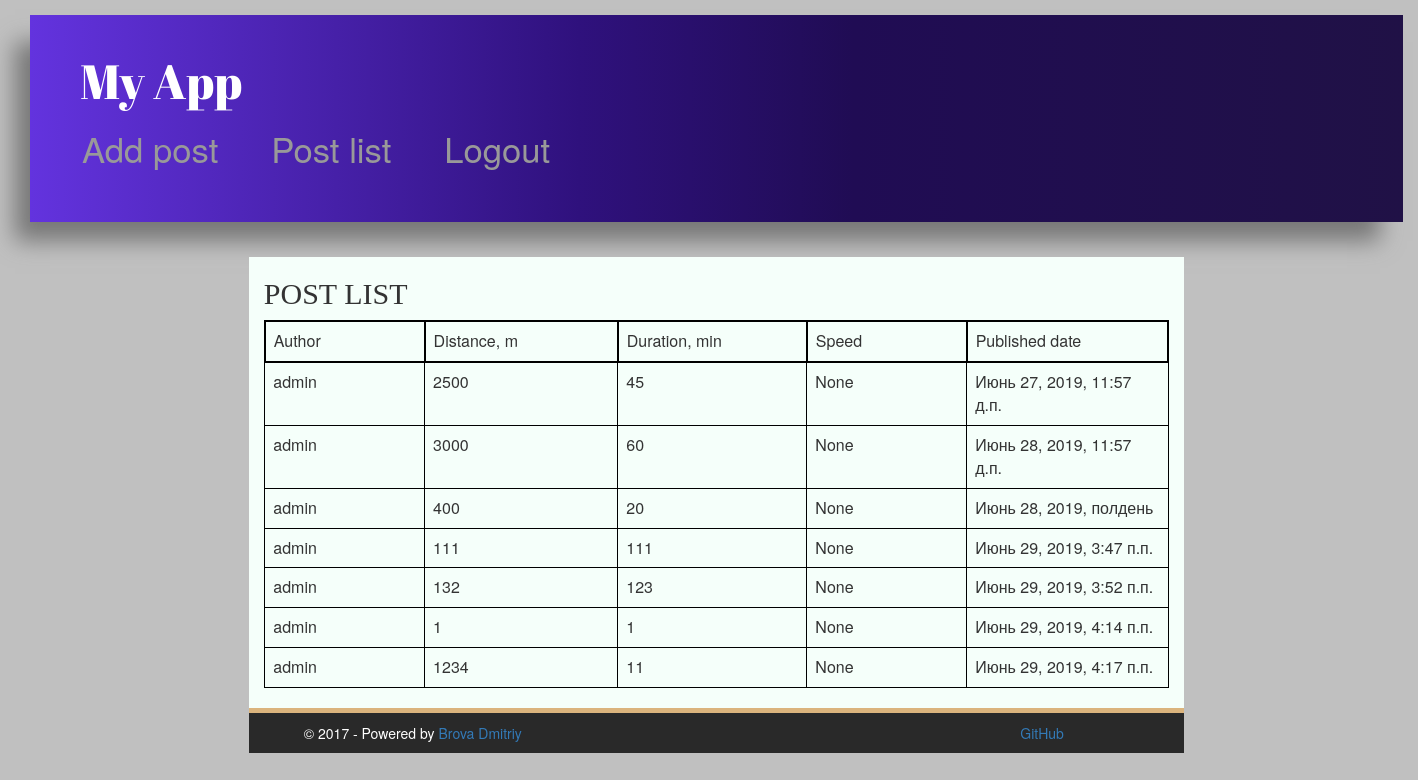
Page /post_list (signed in) on the committed database.
### myapp/models.py (models this page shows, shortened)
class Post(models.Model):
    author = models.ForeignKey(settings.AUTH_USER_MODEL, on_delete=models.CASCADE)
    published_date = models.DateTimeField(blank=True, null=True, default=timezone.now(), help_text="")
    distance = models.IntegerField(help_text="Вводить данные в метрах")
    duration = models.IntegerField(help_text="Ввидить данные в минутах")
    speed = models.FloatField(default=None)

### myapp/views.py (the view)
# urls.py: path('post_list', views.post_list, name='post_list'),
@login_required
def post_list(request):
    if request.user.is_authenticated:
        login = request.user.id
        title_tables = ["Author", "Distance, m", "Duration, min", "Speed", "Published date"]
        posts = Post.objects.filter(published_date__lte=timezone.now(), author=login).order_by('published_date')
        return render(request, 'myapp/post_list.html', {"posts": posts, "title_tables": title_tables})
    else:
        return HttpResponseRedirect('/login')

### myapp/templates/myapp/post_list.html (shortened to what this page needs)
{% extends 'myapp/base.html' %}
{% block content %}
    <div>
        <h2>POST LIST</h2>
        <div>
            <table class="table">
                {%  for title in title_tables %}
                    <td style="border: 2px solid black; width: 70px;">{{ title }}</td>
                {%  endfor %}
                {% for post in posts %}
                    <tr style="border: 1px solid black; width: 70px;">
                        <td style="border: 1px solid black; width: 70px;">{{ post.author }}</td>
                        <td style="border: 1px solid black; width: 70px;">{{ post.distance }}</td>
                        <td style="border: 1px solid black; width: 70px;">{{ post.duration }}</td>
                        <td style="border: 1px solid black; width: 70px;">{{ post.speed }}</td>
                        <td style="border: 1px solid black; width: 70px;">{{ post.published_date }}</td>
                    </tr>
                {% endfor %}
            </table>
        </div>
    </div>
{% endblock %}

### myapp/templates/myapp/base.html (shortened to what this page needs)
{% load staticfiles %}
<html lang="en">
<head>
</head>
<body>
<head>
    <link rel="stylesheet" href="//maxcdn.bootstrapcdn.com/bootstrap/3.2.0/css/bootstrap.min.css">
    <link rel="stylesheet" href="//maxcdn.bootstrapcdn.com/bootstrap/3.2.0/css/bootstrap-theme.min.css">
    <link rel="stylesheet" href="{% static 'css/apps.css' %}">
    <link rel="stylesheet" href="{% static 'css/nav.css' %}">
</head>
<body>
<div>
    <div class="content container">
        <div class="col-md-12 page-header">
            <h1 class="site_name"><a href="/">My App</a></h1>
            <ul class="nav_menu">
                {% if user.is_authenticated %}
                    <li><a href="{% url 'add_post' %}" class="top-menu">Add post</a></li>
                {% endif %}
                {% if user.is_authenticated %}
                    <li><a href="{% url 'post_list' %}" class="top-menu">Post list</a></li>
                {% endif %}
                {% if user.is_authenticated %}
                    <li><a href="{% url 'logout' %}" class="top-menu">Logout</a></li>
                {% endif %}
            </ul>
        </div>
    </div>
    <div class="content container">
        <div class="row">
            <div class="col-md-8 col-md-offset-2">
                {% block content %}
                {% endblock %}
            </div>
        </div>
    </div>
</div>
</body>
</body>
<div class="copyright col-md-8 col-md-offset-2">
    <div class="container" style="color: white; margin: 10px">
        <div class="col-md-4">
            © 2017 - Powered by <a href="https://github.com/dbrova15">Brova Dmitriy</a></div>
        <div class="col-md-4 col-md-offset-1" style="padding-right: 80px;">
            <a href="https://github.com/dbrova15/Django_Blog" style="float: right;">GitHub</a>
        </div>
    </div>
</div>
</html>

### static/css/apps.css (style rules this page uses)
h1 a { color: #2E0694; font-family: 'Abril Fatface', cursive; }
body { padding-left: 15px; background-color: silver; }
.site_name { margin-left: 10px; }
.copyright { min-height: 40px; background-color: #000000; }
.page-header { background-color: #6333DE; margin-top: 15px; padding: 20px 20px 20px 40px; box-shadow: -19px 23px 22px -4px #777; border-bottom: none; background: linear-gradient(to right, #6333DE 0%, #2f117d 40%, #200c54 60%, #201146 100%); margin-bottom: 35px; }
.page-header h1, .page-header h1 a, .page-header h1 a:visited, .page-header h1 a:active { color: #ffffff; font-size: 36pt; text-decoration: none; }
.col-md-8 { background-color: mintcream; }
.content { width: unset; }
h1, h2, h3, h4 { font-family: 'Lobster', cursive; }
.top-menu, .top-menu:hover, .top-menu:visited { color: #ffffff; float: right; font-size: 26pt; margin-right: 20px; }
.copyright { min-height:40px; background-color: hsla(0, 0%, 0%, 0.79); margin-top: 5px; box-shadow: 0 -5px 0px 0px rgba(240, 173, 78, 0.58); }

### static/css/nav.css (style rules this page uses)
.nav_menu { padding-left: 0px; margin: 20px 0; }
.nav_menu li { margin: 0 5px 10px 0; padding: 0; list-style: none; display: inline-block; *display:inline; }
.nav_menu a { padding: 3px 12px; text-decoration: none; color: #999; line-height: 100%; }

### rows in the picture
Post: author "admin", distance "2500", duration "45", speed "None", published_date "Июнь 27, 2019, 11:57 д.п."
Post: author "admin", distance "3000", duration "60", speed "None", published_date "Июнь 28, 2019, 11:57 д.п."
Post: author "admin", distance "400", duration "20", speed "None", published_date "Июнь 28, 2019, полдень"
Post: author "admin", distance "111", duration "111", speed "None", published_date "Июнь 29, 2019, 3:47 п.п."
Post: author "admin", distance "132", duration "123", speed "None", published_date "Июнь 29, 2019, 3:52 п.п."
Post: author "admin", distance "1", duration "1", speed "None", published_date "Июнь 29, 2019, 4:14 п.п."
Post: author "admin", distance "1234", duration "11", speed "None", published_date "Июнь 29, 2019, 4:17 п.п."

### other values in the picture
{{ title }} "Author" "Distance, m" "Duration, min" "Speed" "Published date"
